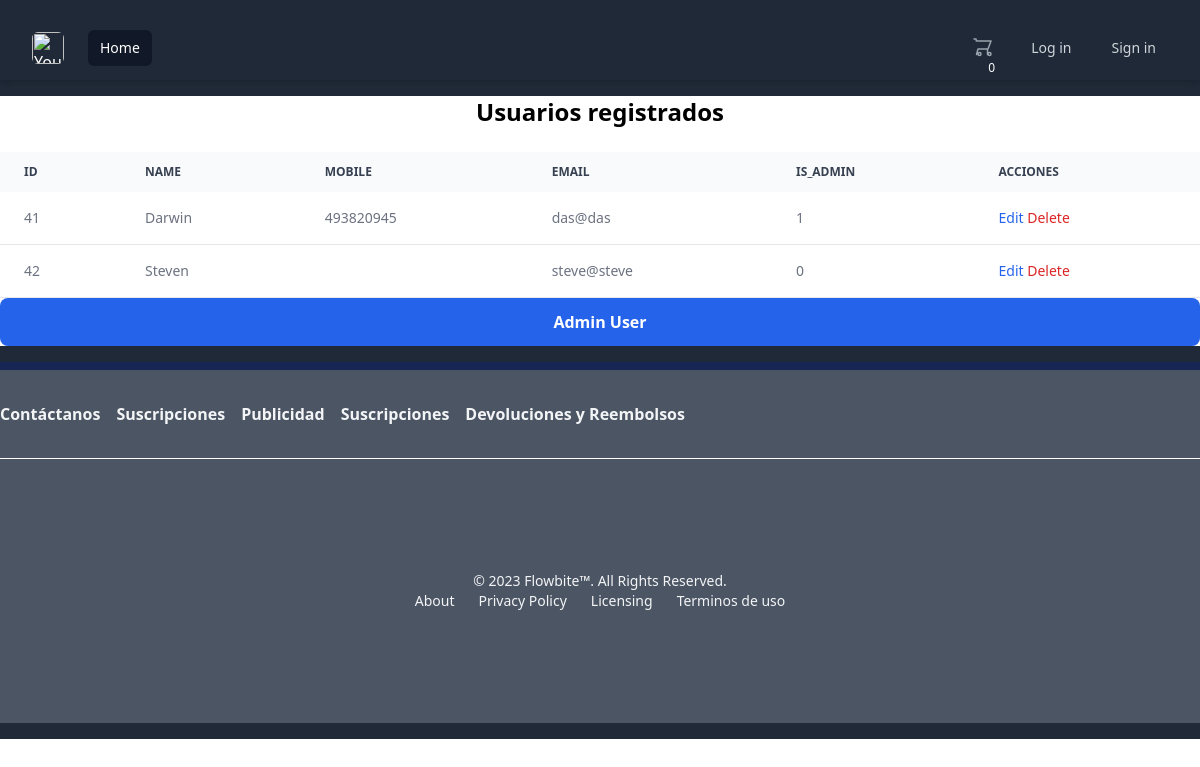
/adminUser.php, run on the app's committed database.
### tables this page shows
CREATE TABLE `users` (
  `id` int(11) UNSIGNED NOT NULL,
  `name` text NOT NULL,
  `surname` text NOT NULL,
  `mobilenumber` varchar(30) NOT NULL,
  `postcode` varchar(30) NOT NULL,
  `username` text NOT NULL,
  `email` text NOT NULL,
  `password` varchar(255) NOT NULL,
  `file_id` int(11) DEFAULT NULL,
  `is_admin` tinyint(1) NOT NULL,
  `token` varchar(255) NOT NULL
);

### src/server/daos/DatabaseController.php (called while the page is built, shortened)
<?php
class DatabaseController
{
    private $host = 'localhost';
    private $db_name = 'sistemacatalogo';
    private $username = 'root';
    private $password = '';
    private $connection;
    private function connect()
    {
        try {
            $this->connection = new PDO("mysql:host={$this->host};dbname={$this->db_name}", $this->username, $this->password);
            $this->connection->setAttribute(PDO::ATTR_ERRMODE, PDO::ERRMODE_EXCEPTION);
        } catch (PDOException $e) {
            echo "Connection failed: " . $e->getMessage();
        }
    }
    public function executeQuery($query, $params = [])
    {
        $stmt = $this->connection->prepare($query);
        $stmt->execute($params);
        return $stmt;
    }
    public function getAll($table)
    {
        if ($table === 'products') {
            $query = "
                SELECT p.*,
                    f.path AS image_path
                FROM products p
                LEFT JOIN file f ON p.file_id = f.id
            ";
        } else {
            $query = "SELECT * FROM " . $table;
        }
        $stmt = $this->executeQuery($query);
        return $stmt->fetchAll(PDO::FETCH_ASSOC);
    }
}

### src/server/actions/ActionGetProduct.php (called while the page is built, shortened)
<?php
require_once __DIR__ . "/../daos/DatabaseController.php";
class ActionGetProduct
{
    private $db;
    public function __construct()
    {
        $this->db = new DatabaseController();
    }
    public function getUsers()
    {
        return $this->db->getAll('users');
    }
}
?>

### src/adminUser.php (the view, shortened to what this page needs)
<?php
require_once __DIR__ . "/server/actions/ActionGetProduct.php";
$getUser = new ActionGetProduct();
$getUsers = $getUser->getUsers();
?>
<link rel="stylesheet" href="./public/css/output.css">
<header class="bg-gray-800 text-white py-4">
    <?php require_once "./server/parts/navbar.php"; ?>
</header>
<h1 class="text-2xl font-bold text-center text-amber-800 mb-6">Usuarios registrados</h1>
<table class="w-full text-sm text-left text-gray-500 dark:text-gray-400">
    <thead class="text-xs text-gray-700 uppercase bg-gray-50 dark:bg-gray-700 dark:text-gray-400">
        <tr>
            <th scope="col" class="px-6 py-3">ID</th>
            <th scope="col" class="px-6 py-3">Name</th>
            <th scope="col" class="px-6 py-3">Mobile</th>
            <th scope="col" class="px-6 py-3">email</th>
            <th scope="col" class="px-6 py-3">Is_admin</th>
            <th scope="col" class="px-6 py-3">Acciones</th>
        </tr>
    </thead>
    <tbody>
        <?php foreach ($getUsers as $users): ?>
            <tr class="bg-white border-b dark:bg-gray-800 dark:border-gray-700 hover:bg-gray-50 dark:hover:bg-gray-600">
                <td class="px-6 py-4"><?php echo htmlspecialchars($users['id']); ?></td>
                <td class="px-6 py-4"><?php echo htmlspecialchars($users['name']); ?></td>
                <td class="px-6 py-4"><?php echo htmlspecialchars($users['mobilenumber']); ?></td>
                <td class="px-6 py-4"><?php echo htmlspecialchars($users['email']); ?></td>
                <td class="px-6 py-4"><?php echo htmlspecialchars($users['is_admin']); ?></td>
                <td class="px-6 py-4">
                    <a href="#" class="font-medium text-blue-600 dark:text-blue-500 hover:underline">Edit</a>
                    <form action="server/controllers/controller.php" method="POST" style="display:inline;">
                        <button
                            type="submit"
                            onclick="return confirm('¿Estás seguro de que deseas eliminar este producto?');"
                            class="font-medium text-red-600 dark:text-red-500 hover:underline">
                            Delete
                        </button>
                    </form>
                </td>
            </tr>
        <?php endforeach; ?>
    </tbody>
</table>
<a href="adminPanel.php">
        <button type="submit"
            class="w-full py-3 px-4 bg-blue-600 text-white font-semibold rounded-lg hover:bg-blue-700 focus:outline-none focus:ring-2 focus:ring-blue-500 focus:ring-offset-2 transition duration-200">
            Admin User
        </button>
    </a>
<footer class="bg-gray-800 text-white text-center py-4">
    <?php require_once "./server/parts/footer.php"; ?>
</footer>

### data on the page
users: id "41", name "Darwin", mobilenumber "493820945", email "das@das", is_admin "1"
users: id "42", name "Steven", email "steve@steve", is_admin "0"
